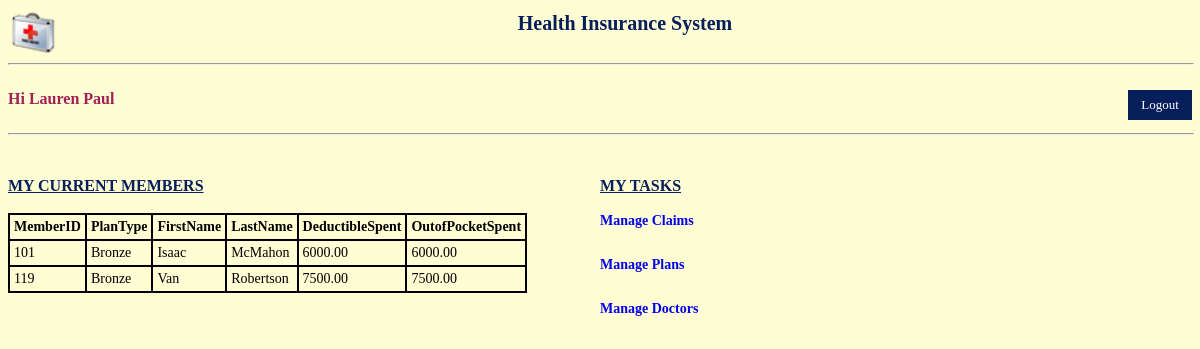
The page /PHP/employeeinfo.php (signed in) on the database its author committed.
### tables this page shows
CREATE TABLE memberRecord (
  recordNo integer AUTO_INCREMENT,
  memberID integer not null,
  planId integer,
  deductibleSpent decimal(10,2) default 0.0,
  outOfPocketSpent decimal(10,2) default 0.0,
  startDate date,
  premiumPaymentStatus ENUM('Paid', 'UnPaid') NOT NULL,
  constraint pk primary key (recordNo,memberID),  
  constraint fk1_memberrecord foreign key (memberID) references member(memberId),
  constraint fk2_memberrecord foreign key (planId) references plan(planId)
);

CREATE TABLE member (
  memberId integer AUTO_INCREMENT,
  fname    varchar(20) not null, 
  lname    varchar(20) not null,
  email    varchar(50) not null,
  userPassword varchar(100) not null,
  dob  date not null,
  gender      varchar(10),
  addressLine  varchar(30),
  city     varchar(20),
  state    varchar(2),
  pincode  varchar(11),
  constraint pk primary key (memberid)
);

CREATE TABLE plan (
  planId integer AUTO_INCREMENT,
  planType varchar(30) not null,
  MonthlyPremium decimal(10,2) not null,
  Deductible decimal(10,2) not null,
  CoInsurance decimal (10,2) not null,
  OutOfPocketLimit decimal (10,2) not null,
  tenure integer,
  constraint pk primary key (planId)
);

### PHP/memberslist.php (the view, shortened to what this page needs)
<?php
	require('dbconnect.php');
	if(!isset($_SESSION))
	{
		header('location:index.php');
		exit;
	}
	else
	{
	  $empid = $_SESSION['user_id'];
	}
	$sql = "select m.memberid, p.plantype, m.fname, m.lname, r.deductiblespent,r.outofpocketspent
			from employee e, memberrecord r, member m, updates u, plan p
			where e.empid = u.empid and r.recordno = u.recordno
			and r.memberid = m.memberid
			and r.planid = p.planid
			and e.empid = $empid order by m.memberid;";
	$result = mysqli_query($dbConnect, $sql);
?>
<!DOCTYPE html>
<html>
	<?php
		echo "<table>
		     <tr><th>MemberID</th><th>PlanType</th><th>FirstName</th><th>LastName</th><th>DeductibleSpent</th><th>OutofPocketSpent</th></tr>";
		while($row = mysqli_fetch_array($result))
		{
			echo "<tr>";
			echo "<td>" . $row['memberid'] . "</td>";
			echo "<td>" . $row['plantype'] . "</td>";
			echo "<td>" . $row['fname'] . "</td>";
			echo "<td>" . $row['lname'] . "</td>";
			echo "<td>" . $row['deductiblespent'] . "</td>";
			echo "<td>" . $row['outofpocketspent'] . "</td>";
			echo "</tr>";
		}
		echo "</table>";
	?>
</html>

### CSS/style.css (style rules this page uses)
table, th, td { font-family:verdana; font-size:14px; text-align:left; border:2px solid black; border-collapse: collapse; }
th, td { padding: 4px; }

### rows shown on the page
memberrecord: memberID.memberId "101", planId.planType "Bronze", memberID.fname "Isaac", memberID.lname "McMahon", deductibleSpent "6000.00", outOfPocketSpent "6000.00"
memberrecord: memberID.memberId "119", planId.planType "Bronze", memberID.fname "Van", memberID.lname "Robertson", deductibleSpent "7500.00", outOfPocketSpent "7500.00"

### other values the page prints
$_SESSION['first_name'] "Lauren"
$_SESSION['last_name'] "Paul"
